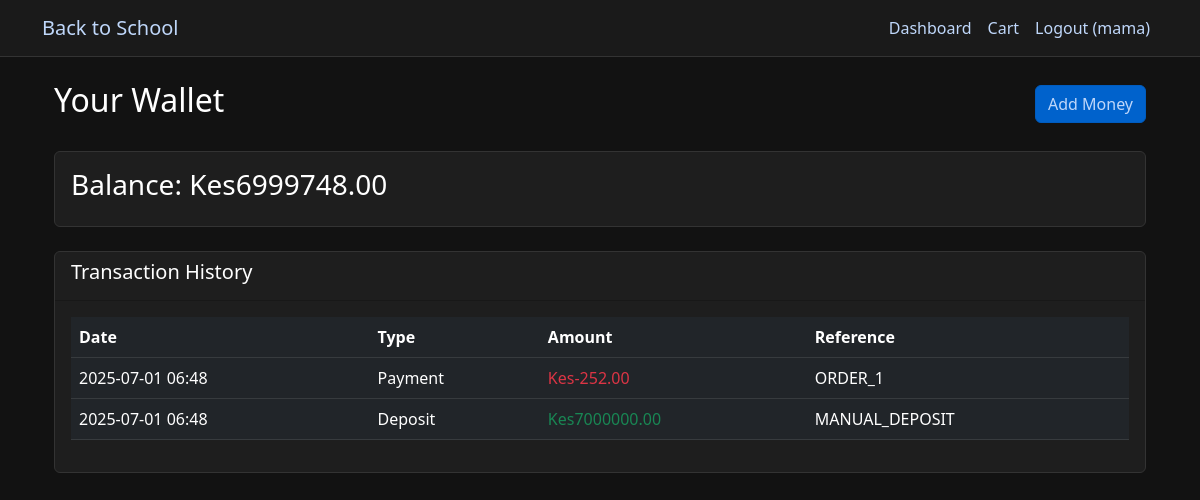
/wallet (signed in), run on the app's committed database.
### app.py (models this page shows, shortened)
class User(db.Model):
    id = db.Column(db.Integer, primary_key=True)
    username = db.Column(db.String(80), unique=True, nullable=False)
    email = db.Column(db.String(120), unique=True, nullable=False)
    password_hash = db.Column(db.String(128))
    role = db.Column(db.String(20))  # app_admin, parent, student, school_admin, retailer, donor
    is_approved = db.Column(db.Boolean, default=False)
    created_at = db.Column(db.DateTime, default=datetime.utcnow)
    school_id = db.Column(db.Integer, db.ForeignKey('school.id'))
    school = db.relationship('School', backref='users')
    children = db.relationship(
        'User',
        secondary=parent_student_association,
        primaryjoin=(parent_student_association.c.parent_id == id),
        secondaryjoin=(parent_student_association.c.student_id == id),
        backref=db.backref('parents'),
        lazy='dynamic'
    )

class Wallet(db.Model):
    id = db.Column(db.Integer, primary_key=True)
    user_id = db.Column(db.Integer, db.ForeignKey('user.id'), nullable=False, unique=True)
    balance = db.Column(db.Float, default=0.0)
    created_at = db.Column(db.DateTime, default=datetime.utcnow)
    updated_at = db.Column(db.DateTime, default=datetime.utcnow, onupdate=datetime.utcnow)
    user = db.relationship('User', backref=db.backref('wallet', uselist=False))
    transactions = db.relationship('WalletTransaction', backref='wallet', cascade='all, delete-orphan')

class WalletTransaction(db.Model):
    id = db.Column(db.Integer, primary_key=True)
    wallet_id = db.Column(db.Integer, db.ForeignKey('wallet.id'), nullable=False)
    amount = db.Column(db.Float, nullable=False)
    transaction_type = db.Column(db.String(20))  # deposit, payment, donation
    reference = db.Column(db.String(100))  # order_id or donation_id
    created_at = db.Column(db.DateTime, default=datetime.utcnow)

### app.py (the view)
@app.route('/wallet')
@login_required
def wallet():
    user = User.query.get(session['user_id'])
    wallet = Wallet.query.filter_by(user_id=user.id).first()
    if not wallet:
        wallet = Wallet(user_id=user.id, balance=0.0)
        db.session.add(wallet)
        db.session.commit()
    transactions = WalletTransaction.query.filter_by(wallet_id=wallet.id)\
                                        .order_by(WalletTransaction.created_at.desc())\
                                        .all()
    return render_template('wallet/index.html', wallet=wallet, transactions=transactions)

### app.py (called while the page is built)
def login_required(f):
    @wraps(f)
    def decorated_function(*args, **kwargs):
        if 'user_id' not in session:
            flash('Please log in to access this page', 'error')
            return redirect(url_for('login'))
        return f(*args, **kwargs)
    return decorated_function

@app.before_request
def load_logged_in_user():
    user_id = session.get('user_id')
    if user_id is None:
        g.user = None
    else:
        g.user = db.session.get(User, user_id)

@app.context_processor
def inject_user():
    return dict(current_user=g.user)

@app.context_processor
def inject_cart_item_count():
    if 'user_id' not in session or session.get('role') not in ['parent', 'student']:
        return {'cart_item_count': 0}
    cart = Cart.query.filter_by(user_id=session['user_id']).first()
    if not cart:
        return {'cart_item_count': 0}
    count = db.session.query(db.func.sum(CartItem.quantity)).filter_by(cart_id=cart.id).scalar() or 0
    return {'cart_item_count': count}

### templates/wallet/index.html
{% extends "base.html" %}
{% block content %}
<div class="container">
    <div class="d-flex justify-content-between align-items-center mb-4">
        <h2>Your Wallet</h2>
        <a href="{{ url_for('wallet_deposit') }}" class="btn btn-primary">Add Money</a>
    </div>
    <div class="card mb-4">
        <div class="card-body">
            <h3 class="card-title">Balance: Kes{{ "%.2f"|format(wallet.balance) }}</h3>
        </div>
    </div>
    <div class="card">
        <div class="card-header">
            <h5>Transaction History</h5>
        </div>
        <div class="card-body">
            {% if transactions %}
            <div class="table-responsive">
                <table class="table table-dark">
                    <thead>
                        <tr>
                            <th>Date</th>
                            <th>Type</th>
                            <th>Amount</th>
                            <th>Reference</th>
                        </tr>
                    </thead>
                    <tbody>
                        {% for tx in transactions %}
                        <tr>
                            <td>{{ tx.created_at.strftime('%Y-%m-%d %H:%M') }}</td>
                            <td>{{ tx.transaction_type|capitalize }}</td>
                            <td class="{{ 'text-success' if tx.amount > 0 else 'text-danger' }}">
                                Kes{{ "%.2f"|format(tx.amount) }}
                            </td>
                            <td>{{ tx.reference }}</td>
                        </tr>
                        {% endfor %}
                    </tbody>
                </table>
            </div>
            {% else %}
            <p>No transactions yet</p>
            {% endif %}
        </div>
    </div>
</div>
{% endblock %}

### templates/base.html (shortened to what this page needs)
<!DOCTYPE html>
<html lang="en">
<head>
    <link href="https://cdn.jsdelivr.net/npm/bootstrap@5.3.0/dist/css/bootstrap.min.css" rel="stylesheet">
</head>
<body>
<nav class="navbar navbar-expand-lg navbar-dark">
    <div class="container">
        <a class="navbar-brand" href="{{ url_for('home') }}">Back to School</a>
        <div class="collapse navbar-collapse" id="navbarNav">
            <ul class="navbar-nav ms-auto">
                {% if 'user_id' in session %}
                    <li class="nav-item">
                        <a class="nav-link" href="{{ url_for('dashboard') }}">Dashboard</a>
                    </li>
                    {% if session['role'] in ['parent', 'student'] %}
                    <li class="nav-item">
                        <a class="nav-link" href="{{ url_for('cart') }}">
                            Cart
                        </a>
                    </li>
                    {% endif %}
                    <li class="nav-item">
                        {% if current_user %}
                        <a class="nav-link" href="{{ url_for('logout') }}">Logout ({{ current_user.username }})</a>
                        {% else %}
                        <a class="nav-link" href="{{ url_for('logout') }}">Logout</a>
                        {% endif %}
                    </li>
                {% endif %}
            </ul>
        </div>
    </div>
</nav>
    <div class="container mt-4">
        {% block content %}{% endblock %}
    </div>
</body>
</html>

### templates/base.html (style rules this page uses)
body { background-color: #121212; color: #ffffff; }
h1, h2, h3, h4, h5, h6, span, p { color: #ffffff !important; }
a { color:rgb(191, 215, 250) !important; }
.navbar { background-color: #1a1a1a !important; border-bottom: 1px solid #333; }
.card { background-color: #1e1e1e; border: 1px solid #333; }
.btn-primary { background-color: #0062cc; border-color: #005cbf; }
.table { color: #ffffff; }
.table-dark { background-color: #1e1e1e; }

### data on the page
User: username "mama"
Wallet: balance "6999748.00"
WalletTransaction: created_at "2025-07-01 06:48", transaction_type "Payment", amount "-252.00", reference "ORDER_1"
WalletTransaction: created_at "2025-07-01 06:48", transaction_type "Deposit", amount "7000000.00", reference "MANUAL_DEPOSIT"
